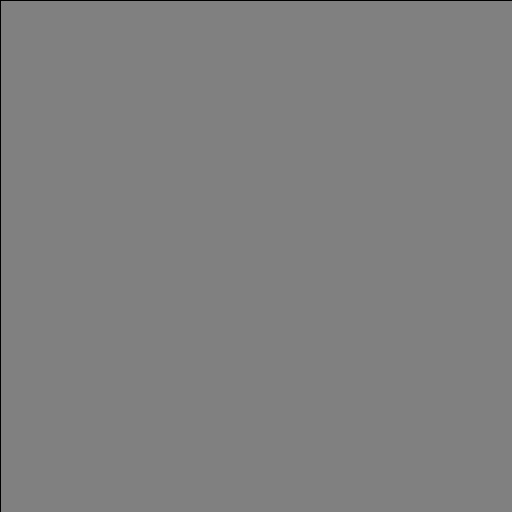
Frame 1 (no input)
Frame 60 (the mouse pressed at the canvas centre just before this capture): identical to frame 1, image omitted
Frame 120 (the mouse held since frame 60 and released just before this capture): blank canvas, image omitted

The Processing sketch that drew this single still picture (run headless with seeded random() and noise(); from frame 60 on, the mouse is pressed at the canvas centre):

// Processing sketch: sample_07_mousePressed
// ── sample_07_mousePressed.pde
// mouse Pressed

void setup() {
  size(512, 512);
}

void draw() {
  if (mousePressed) {
    fill(0);
  }
  else {
    fill(128);
  }
  
  rect(0, 0, width, height);
}
